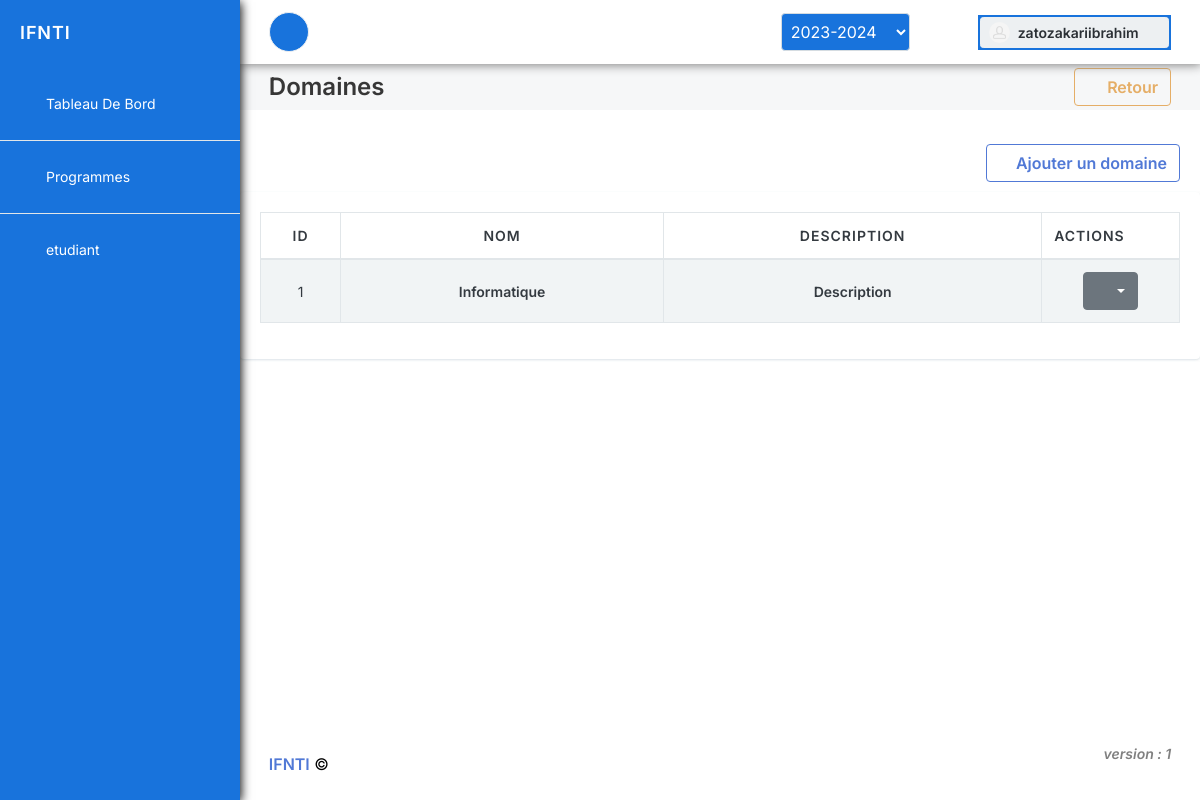
/maquette/domaines/ (signed in), run on the app's committed database.
### main/models.py (models this page shows, shortened)
class Domaine(models.Model):
    nom = models.CharField(max_length=255, verbose_name="Nom")
    """
        Nom du domaine

        **Type:** string

    """
    description = models.TextField(max_length=500, verbose_name="description")
    """
        Description du domaine

        **Type:** string

    """

### maquette/views.py (the view)
# urls.py: path('domaines/', views.domaines, name='domaines'),
@login_required(login_url=settings.LOGIN_URL)
def domaines(request):
    domaines =Domaine.objects.all()
    data = {
        'domaines' : domaines,
    }
    return render(request, 'domaines/list.html', context=data)

### main/helpers.py (called while the page is built)
def get_user_role(request):
    return request.user.groups.all().first()

def get_id_authenticate_user_model(request):
    role = get_user_role(request)
    if role:
        role = role.name
        if role == "etudiant":
            return Etudiant.objects.get(user=request.user).id
        if role == "enseignant":
            return Enseignant.objects.get(user=request.user).id
    return 0

### main/models.py (called while the page is built)
    @staticmethod
    def static_get_current_annee_universitaire():
        current_date = timezone.now()
        virtual_current_university_date, created = AnneeUniversitaire.objects.get_or_create(annee_courante=True, defaults={'annee': current_date.year-1})
        if virtual_current_university_date.annee == current_date.year-1 and current_date.month >= 8:
            virtual_current_university_date.disable()
            return AnneeUniversitaire.objects.create(annee=timezone.now().year, annee_courante=True)
        return virtual_current_university_date

    def __str__(self):
        return f'{self.annee}-{self.annee + 1}'

### maquette/templates/domaines/list.html (shortened to what this page needs)
{% extends 'index.html' %}
{% block content_title %} Domaines
{% endblock content_title %}
{% block backURl %}
<div>
    <a href="{% url 'maquette:programmes' %}" class="btn btn-outline-warning">
        <i class="fas fa-chevron-left fa-lg"></i> Retour
    </a>
</div>
{% endblock backURl %}
{% block content %}
<div>
    <div class="block-header">
        <div class="block-title"></div>
        <a href="{% url 'maquette:add_domaine' %}">
            <button class="btn btn-outline-primary mt-4" id="add">
                <i class="fas fa-plus"></i> Ajouter un domaine
            </button>
        </a>
    </div>
    <div class="block block-rounded">
        <div class="block-content block-content-full">
            <table class="table table-bordered table-striped table-vcenter js-dataTable-full-pagination">
                <thead>
                    <tr>
                        <th class="text-center" style="width: 80px;">Id</th>
                        <th class="d-none d-sm-table-cell text-center" >Nom</th>
                        <th class="d-none d-sm-table-cell text-center" >Description</th>
                        <th style="width: 15%;">Actions</th>
                    </tr>
                </thead>
                <tbody>
                    {% for domaine in domaines %}
                    <tr>
                        <td class="text-center font-size-sm">{{ domaine.id }}</td>
                        <td class="text-center font-w600 font-size-sm">{{ domaine.nom }}</td>
                        <td class="text-center font-w600 font-size-sm">{{ domaine.description }}</td>
                        <td class="text-center">
                            <button type="button" class="btn btn-secondary dropdown-toggle" id="dropdown-default-secondary" data-toggle="dropdown" aria-haspopup="true" aria-expanded="false">
                                <i class="fa fa-bars" aria-hidden="true"></i>
                            </button>
                        </td>
                    </tr>
                    {% endfor %}
                </tbody>
            </table>
        </div>
    </div>
</div>
{% endblock content %}

### main/templates/components/sidebar.html (shortened to what this page needs)
{% load static %}
<nav id="sidebar" aria-label="Main Navigation">
    <div class="content-header primary-bg">
        <a class="font-w600 text-white" href="/">
            <span class="smini-hide font-size-h5 tracking-wider"> IFNTI </span>
        </a>
    </div>
    <div class="js-sidebar-scroll primary-bg-glace">
        <div class="content-side">
            <ul class="nav-main">
                <li class="nav-main-item">
                    <a class="fik nav-main-link" href="/">
                        <i class="nav-main-link-icon si si-speedometer"></i>
                        <span class="nav-main-link-name text-capitalize">Tableau de bord</span>
                    </a>
                </li>
                <hr>
                <li class="ntem nav-main-item">
                    <a class="nav-main-link nav-main-link-submenu" data-toggle="submenu" aria-haspopup="true" aria-expanded="false" href="#">
                        <i class="nav-main-link-icon fa fa-graduation-cap"></i>
                        <span class="nav-main-link-name">Programmes</span>
                    </a>
                </li>
                <hr>
                <li class="ntem nav-main-item ">
                    <a class="nav-main-link nav-main-link-submenu" data-toggle="submenu" aria-haspopup="true" aria-expanded="false" href="#">
                        <i class="nav-main-link-icon fa fa-user-lock"></i>
                        <span class="nav-main-link-name">{{ user.groups.all.0 }}</span>
                    </a>
                </li>
            </ul>
        </div>
    </div>
</nav>

### main/templates/components/header.html (shortened to what this page needs)
{% load static %}
<header id="page-header" class="">
    <div class="content-header headers1">
        <div class="d-flex align-items-center">
            <button type="button" class="dics btn btn-sm btn-dual mr-2 d-none d-lg-inline-block" data-toggle="layout" data-action="sidebar_mini_toggle">
                <i class="fa fa-fw fa-ellipsis-v text-white"></i>
            </button>
        </div>
        <div class="d-flex align-items-center">
            <form method="POST" action="{% url 'main:change_annee_universitaire' %}" id="form-annee-universitaire">
                <div class="form-row">
                    <select id="annee-universitaire" name="annee_universitaire" class="form-control col-md-8 mr-3 dicss">
                        {% for annee_univ in annees_universitaire %}
                        <option value="{{ annee_univ.id }}" {% if annee_univ.id == id_annee_selectionnee %}selected{% endif %}>{{ annee_univ }}</option>
                        {% endfor %}
                    </select>
                </div>
            </form>
            <div class="dropdown d-inline-block ml-2 dicss">
                <button type="button" class="btn btn-sm btn-dual d-flex align-items-center" id="page-header-user-dropdown" data-toggle="dropdown" aria-haspopup="true" aria-expanded="false">
                    <img class="rounded-circle" src="{%static 'assets/media/avatars/avatar1.jpg' %}" alt="" style="width: 21px;">
                    <span class="d-none d-sm-inline-block ml-2">   {{ user.username}}</span>
                    <i class="fa fa-fw fa-angle-down d-none d-sm-inline-block ml-1 mt-1"></i>
                </button>
            </div>
        </div>
    </div>
</header>

### projet_ifnti/static/assets/css/select2.css (style rules this page uses)
:root { --primary-color: #045BEA; --primary-color-glace: #1c72d6; --chart-orange-color: #cc5034; --chart-orange-color-hover: #ee3309; }

### data on the page
Domaine: id "1", nom "Informatique", description "Description"

### other printed values
{{ user.groups.all.0 }} "etudiant"
{{ user.username }} "zatozakariibrahim"
form field annee_universitaire "2023-2024"
